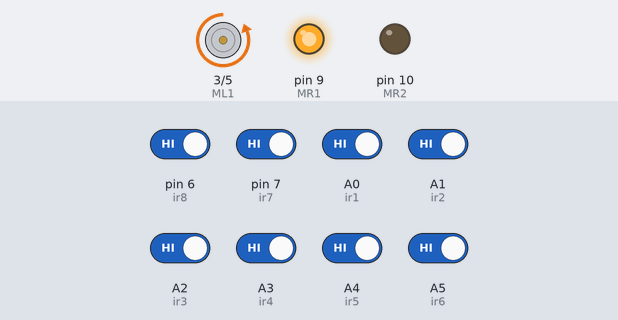
This sketch was run on a simulated Arduino Uno, built with avr-gcc and run on an emulated ATmega328P. Parts: motor-driver pin pairs drawn as motors (green arrow = first pin HIGH = forward, orange = second pin HIGH = backward, longer = more drive), output pins drawn as LEDs (lit = HIGH). Inputs (shaded band) come from the test bench; at power-on: A0 (ir1), A1 (ir2), A2 (ir3), A3 (ir4), A4 (ir5), A5 (ir6), pin 6 (ir8), pin 7 (ir7) HIGH.

Above: at 1.2 s.
1.3 s: pin 6 (ir8) driven LOW and pin 7 (ir7) driven LOW and A0 (ir1) driven LOW and A1 (ir2) driven LOW and A2 (ir3) driven LOW
At 2.5 s:
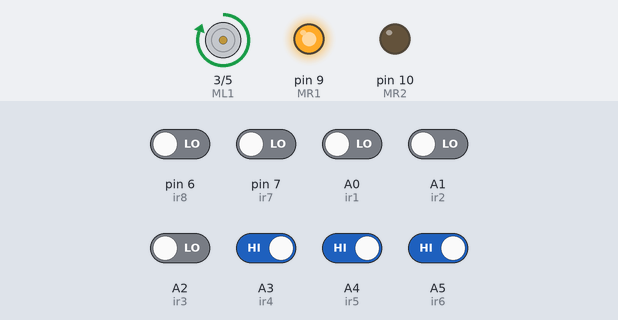
2.8 s: A0 (ir1) driven HIGH
At 3.8 s:
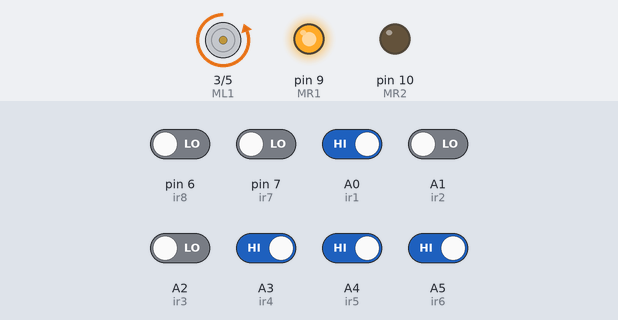
4.3 s: A0 (ir1) driven LOW
At 5.0 s:
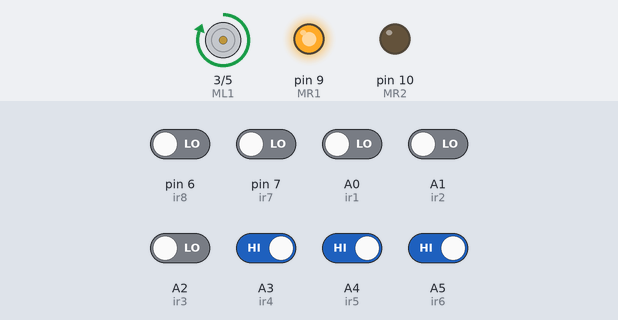
Timing chart, 0 to 7.3 s (numbered marks = the images above; inputs shaded):
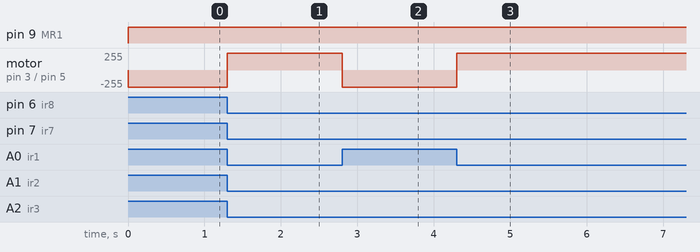

Measured:
- after the input at 1.3 s, motor on pin 3 (ML1) / pin 5 (ML2): backward 255/255 → forward 255/255 at once
- after the input at 2.8 s, motor on pin 3 (ML1) / pin 5 (ML2): forward 255/255 → backward 255/255 at once
- after the input at 4.3 s, motor on pin 3 (ML1) / pin 5 (ML2): backward 255/255 → forward 255/255 at once

The sketch:

LSRB.ino
```cpp
#define ir1  A0
#define ir2  A1
#define ir3  A2
#define ir4  A3
#define ir5  A4
#define ir6  A5
#define ir7  7
#define ir8  6

int ir[8];

#define ML1 3
#define ML2 5
#define MR1 9
#define MR2 10

void setup() {
  pinMode(ir1, INPUT);
  pinMode(ir2, INPUT);
  pinMode(ir3, INPUT);
  pinMode(ir4, INPUT);
  pinMode(ir5, INPUT);
  pinMode(ir6, INPUT);
  pinMode(ir7, INPUT);
  pinMode(ir8, INPUT);

  pinMode(ML1, OUTPUT);
  pinMode(ML2, OUTPUT);
  pinMode(MR1, OUTPUT);
  pinMode(MR2, OUTPUT);

  Serial.begin(9600);
}

void moveForward() {
  digitalWrite(ML1, HIGH);
  digitalWrite(ML2, LOW);
  digitalWrite(MR1, HIGH);
  digitalWrite(MR2, LOW);
}

void turnLeft() {
  digitalWrite(ML1, LOW);
  digitalWrite(ML2, HIGH);
  digitalWrite(MR1, HIGH);
  digitalWrite(MR2, LOW);
}

void turnRight() {
  digitalWrite(ML1, HIGH);
  digitalWrite(ML2, LOW);
  digitalWrite(MR1, LOW);
  digitalWrite(MR2, HIGH);
}

void moveBackward() {
  digitalWrite(ML1, LOW);
  digitalWrite(ML2, HIGH);
  digitalWrite(MR1, LOW);
  digitalWrite(MR2, HIGH);
}

void stopBot() {
  digitalWrite(ML1, LOW);
  digitalWrite(ML2, LOW);
  digitalWrite(MR1, LOW);
  digitalWrite(MR2, LOW);
}

void loop() {
  ir[0] = digitalRead(ir1);
  ir[1] = digitalRead(ir2);
  ir[2] = digitalRead(ir3);
  ir[3] = digitalRead(ir4);
  ir[4] = digitalRead(ir5);
  ir[5] = digitalRead(ir6);
  ir[6] = digitalRead(ir7);
  ir[7] = digitalRead(ir8);

  // Line detection logic
  if (ir[0] || ir[1] || ir[2]) {
    turnLeft();
  } else if (ir[3] || ir[4]) {
    moveForward();
  } else if (ir[5] || ir[6] || ir[7]) {
    turnRight();
  } else {
    moveBackward();
  }
}
```
